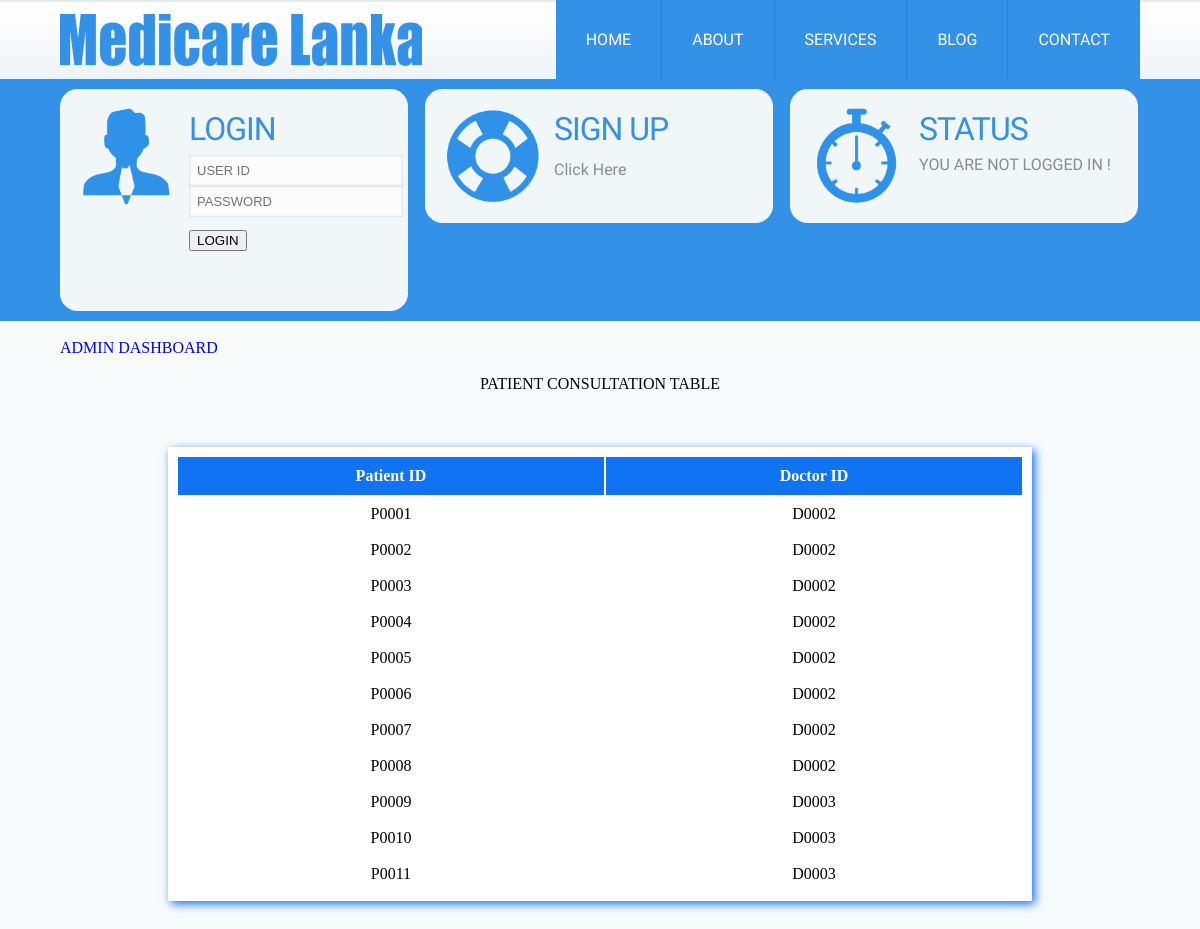
The app's page /admin_examine.php with its own data.
### tables this page shows
CREATE TABLE `patient` (
  `patient_id` varchar(5) NOT NULL,
  `f_name` varchar(50) DEFAULT NULL,
  `l_name` varchar(50) DEFAULT NULL,
  `birth_day` date DEFAULT NULL,
  `address` varchar(100) DEFAULT NULL,
  `consultant_id` varchar(5) DEFAULT NULL,
  `recomanded_DID` varchar(5) DEFAULT NULL,
  `ward_no` varchar(5) DEFAULT NULL
);

### admin_examine.php (the view, shortened to what this page needs)
<?php
	include 'header.php';
?>
</div>
<div class="wrap">
<br>
<a class="addnew" href="admin.php" style="font-face:Khmer OS Battambang; font-size:16px;">ADMIN DASHBOARD</a></font>
<br><br>
<center><h1>PATIENT CONSULTATION TABLE</h1></center>
<br>
<br><br>
	<center>
	<table>
    	<tr>
            <th>Patient ID</th>
            <th>Doctor ID</th>
    	</tr>
        <?php
			$sql = "select patient_id, consultant_id from patient";
			$result = mysql_query($sql);
			if (!$result) {
				echo "An error has occured: ".mysql_error();
			} else {
				while($tr=mysql_fetch_array($result)) {
		?>
		<tr>
			<td align="center"><?php echo $tr[0]; ?></td>
			<td align="center"><?php echo $tr[1]; ?></td>
		</tr>
		<?php
				}
			}
		?>
    </table>
	</center>
	</div>
	<br><br>
</body>
</html>

### header.php (shortened to what this page needs)
<!DOCTYPE HTML>
<html>
	<head>
		<link href="css/style.css" rel="stylesheet" type="text/css"  media="all" />
		<link rel="stylesheet" href="css/responsiveslides.css">
	</head>
	<body>
			<div class="header">
				<div class="wrap">
				<div class="logo">
					<a href="index.php"><img src="images/logo.png" title="logo" /></a>
				</div>
				<div class="top-nav">
					<ul>
						<li><a href="index.php">Home</a></li>
						<li><a href="about.php">About</a></li>
						<li><a href="services.php">services</a></li>
						<li><a href="blog.php">blog</a></li>
						<li><a href="contact.php">contact</a></li>
					</ul>
				</div>
			</div>
		    <div class="content-grids">
		    	<div class="wrap">
		    	<div class="section group">
				<div class="listview_1_of_3 images_1_of_3">
					<div class="listimg listimg_1_of_2">
						  <img src="images/grid-img1.png">
					</div>
					<div class="text list_1_of_2">
					<div class="contact-form">
						<h3>LOGIN</h3>
						<?php
							if (isset($_SESSION['userid'])) {
								echo "<form action='includes/logout.inc.php'>
									<button>LOG OUT</button>
								</form>";
							} else {
								echo "<form action='includes/login.inc.php' method='POST'>
									<input type='text' name='userid' placeholder='USER ID'>
									<input type='password' name='pwd' placeholder='PASSWORD'>
									<div class='button'><span><button type='submit'>LOGIN</button></span></div>
								</form>";
							}
						?>
					</div>
					</div>
				</div>
				<div class="listview_1_of_3 images_1_of_3">
					<div class="listimg listimg_1_of_2">
						  <img src="images/grid-img3.png">
					</div>
					<div class="text list_1_of_2">
						  <h3>SIGN UP</h3>
						  <div class="button"><span><a href="signup.php">Click Here</a></span></div>
				     </div>
				</div>
				<div class="listview_1_of_3 images_1_of_3">
					<div class="listimg listimg_1_of_2">
						  <img src="images/grid-img2.png">
					</div>
					<div class="text list_1_of_2">
							<h3>STATUS</h3>
							<div class="footer-x">
							<div><span>
							<?php
								if (isset($_SESSION['userid'])) {
									echo "You are logged in as ".$_SESSION['userid'];
								} else {
									echo "You are not logged in !";
								}
							?>
							</span>
							</div>
							</div>
				    </div>
				</div>
			</div>
		    </div>
		   </div>

### css/style.css (style rules this page uses)
html,body,div,span,applet,object,iframe,h1,h2,h3,h4,h5,h6,p,blockquote,pre,a,abbr,acronym,address,big,cite,code,del,dfn,em,img,ins,kbd,q,s,samp,small,strike,strong,sub,sup,tt,var,b,u,i,dl,dt,dd,ol,nav ul,nav li,fieldset,form,label,legend,caption,tbody,tfoot,thead,article,aside,canvas,details,embed,figure,figcaption,footer,header,hgroup,menu,nav,output,ruby,section,summary,time,mark,audio,video { margin:0;padding:0;border:0;font-size:100%;font:inherit;vertical-align:baseline; }
ol,ul { list-style:none;margin:0px;padding:0px; }
a { text-decoration:none; }
img { max-width:100%; }
body { background:#F8FBFB; }
.wrap { width:70%; margin:0 auto; }
.header { background:url(../images/header-bg.png); }
.logo { float:left; margin-top: 14px; }
.top-nav { float:right; }
.top-nav ul li { display:inline-block; float: left; border-left: 1px solid rgb(31, 132, 224); }
.top-nav ul li:first-child { border-left:none; }
.top-nav ul li a { font-family: 'Ropa Sans', sans-serif; background:#3391E7; color: #fff; text-transform: uppercase; padding: 30px; display: block; }
.content-grids { background:#3391E7; padding: 10px 0px; }
.section { clear: both; padding: 0px; margin: 0px; }
.group:before, .group:after { content:""; display:table; }
.group:after { clear:both; }
.group { zoom:1; }
.listview_1_of_3 { display: block; float:left; margin: 0% 0 0% 1.6%; background: #F1F6F9; }
.listimg { display: block; float:left; }
.text { display: block; float:left; margin: 0% 0 0% 3.6%; }
.listview_1_of_3:first-child { margin-left: 0; }
.images_1_of_3 { width: 29.2%; padding:1.5%; border-radius: 1.1em; }
.listimg_1_of_2 { width: 32.2%; }
.list_1_of_2 { width: 64.2%; margin-top: 5px; }
.images_1_of_3 img { max-width:100%; display:block; }
.list_1_of_2 h3 { color:#3391E7; margin-bottom:0.2em; margin-top:0; font-size: 2em; font-family: 'Ropa Sans', sans-serif; font-weight : normal; letter-spacing: -1px; }
.list_1_of_2 .button { line-height:1.9em; margin-top:0.2em; }
.list_1_of_2 .button a { font-family: 'Ropa Sans', sans-serif; color: rgb(139, 139, 139); font-size: 1em; }
.footer-x { font-family: 'Ropa Sans', sans-serif; color:rgb(139, 139, 139); text-transform: uppercase; display: block; margin-right:10px; }
table,td,tr { padding:8px; }
table { border:1px #1073F4; width:80%; background:#FFF; height:auto; margin:auto; box-shadow:3px 3px 9px #1073F4; }
th { background:#1073F4; color:#FFF; font-weight:bold; padding:10px; align: center; }
td { border:1px #1073F4; padding: auto; align: center; }
.contact-form { position:relative; padding-bottom:30px; }
.contact-form div { padding:5px 0; }
.contact-form span { display:block; font-size:1em; color: rgb(139, 139, 139); padding-bottom:5px; font-family: 'Ropa Sans', sans-serif; }
.contact-form input[type="text"],.contact-form input[type="password"],.contact-form select[id = "user_type"] { padding:8px; display:block; width:98%; background:#fcfcfc; border: none; outline:none; color:rgb(139, 139, 139); font-size:0.8125em; font-family:Arial, Helvetica, sans-serif; box-shadow: inset 0px 0px 3px rgb(199, 199, 199); -webkit-box-shadow: inset 0px 0px 3px rgb(199, 199, 199); -moz-box-shadow: inset 0px 0px 3px rgb(199, 199, 199); -o-box-shadow:inset 0px 0px 3px rgb(199, 199, 199); -webkit-appearance:none; }
@media screen and (max-width:1366px) { .wrap { width:90%; } }

### records on screen
patient: patient_id "P0001", consultant "D0002"
patient: patient_id "P0002", consultant "D0002"
patient: patient_id "P0003", consultant "D0002"
patient: patient_id "P0004", consultant "D0002"
patient: patient_id "P0005", consultant "D0002"
patient: patient_id "P0006", consultant "D0002"
patient: patient_id "P0007", consultant "D0002"
patient: patient_id "P0008", consultant "D0002"
patient: patient_id "P0009", consultant "D0003"
patient: patient_id "P0010", consultant "D0003"
patient: patient_id "P0011", consultant "D0003"
